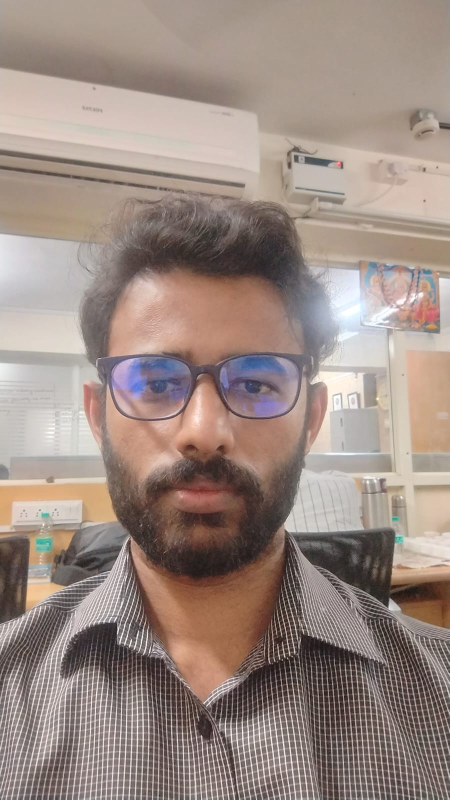
#> input picture inputs/create_embedding/kartik.jpeg, 899 x 1599 px (shown at 1/2 size)
$ python -i motion.py   (imports and definitions only)
#> lines starting #> are read from the running program, lines starting #| are printed output that depends on the picture
#> further down, picture is the input picture: shape (1599, 899, 3); mean B, G, R 131, 139, 155.9
"""Motion detection using background subtraction and frame differencing."""

from __future__ import annotations

from typing import List, Tuple
import cv2
import numpy as np


class MotionDetector:
    def __init__(self, history: int = 500, var_threshold: int = 25, min_area: int = 600):
        self.subtractor = cv2.createBackgroundSubtractorMOG2(
            history=history,
            varThreshold=var_threshold,
            detectShadows=False,
        )
        self.min_area = min_area
        self.prev_gray: np.ndarray | None = None

    def process(self, frame: np.ndarray) -> Tuple[bool, float, List[Tuple[int, int, int, int]]]:
        """Detect motion in frame. Returns (has_motion, motion_ratio, list of bounding boxes)."""
        if frame is None or frame.size == 0:
            return False, 0.0, []

        gray = cv2.cvtColor(frame, cv2.COLOR_BGR2GRAY)
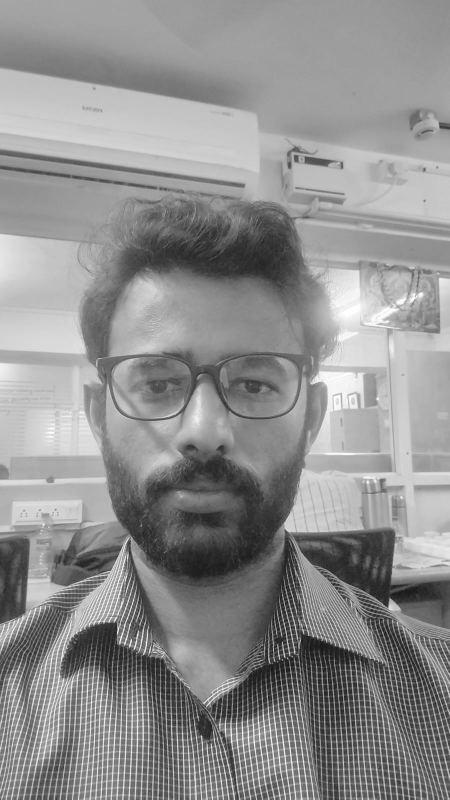
#> gray: shape (1599, 899) (shown at 1/2 size); min 3, max 255, mean 143.2
        gray = cv2.GaussianBlur(gray, (21, 21), 0)
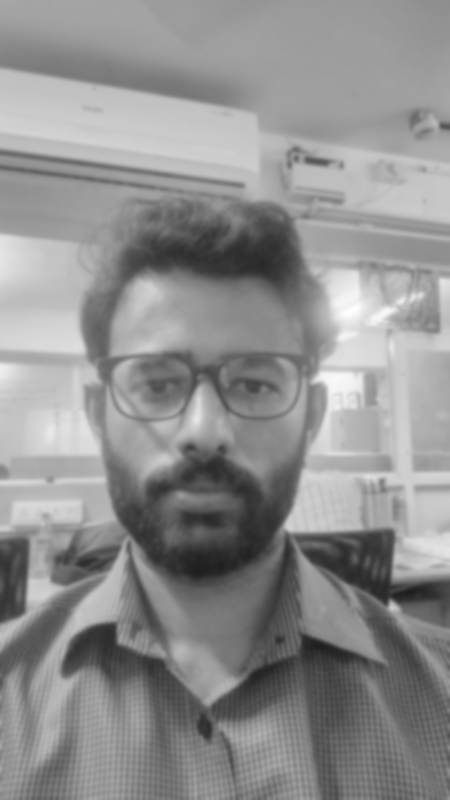
#> gray: shape (1599, 899) (shown at 1/2 size); min 30, max 254, mean 143.2

        fg_mask = self.subtractor.apply(gray)
#> fg_mask: shape (1599, 899); every value is 255
        # Morphological opening to remove noise
        kernel = cv2.getStructuringElement(cv2.MORPH_ELLIPSE, (5, 5))
        fg_mask = cv2.morphologyEx(fg_mask, cv2.MORPH_OPEN, kernel)
        fg_mask = cv2.dilate(fg_mask, kernel, iterations=2)

        contours, _ = cv2.findContours(fg_mask, cv2.RETR_EXTERNAL, cv2.CHAIN_APPROX_SIMPLE)
#> contours = [[[0, 0], [0, 1598], [898, 1598], [898, 0]]]
        motion_boxes = []
        total_motion_area = 0

        for c in contours:
            area = cv2.contourArea(c)
            if area > self.min_area:
                x, y, w, h = cv2.boundingRect(c)
                motion_boxes.append((int(x), int(y), int(w), int(h)))
                total_motion_area += area
#> this loop made 1 pass
#> (c, area, x, y, w, h, total_motion_area) on pass 1: ([[0, 0], [0, 1598], [898, 1598], [898, 0]], 1435004, 0, 0, 899, 1599, 1435004)
#> after the loop, motion_boxes = [(0, 0, 899, 1599)]; total_motion_area = 1435004

        frame_area = frame.shape[0] * frame.shape[1]
#> frame_area = 1437501
        motion_ratio = total_motion_area / max(frame_area, 1)
#> motion_ratio = 0.998
        has_motion = len(motion_boxes) > 0 and motion_ratio > 0.01
#> has_motion = True

        return has_motion, float(motion_ratio), motion_boxes

>>> import cv2
>>> picture = cv2.imread('../../../inputs/create_embedding/kartik.jpeg')
>>> result = MotionDetector().process(picture)
#> result = (True, 0.998, [(0, 0, 899, 1599)])

$ run again, on inputs/create_embedding/mangala_live.jpeg
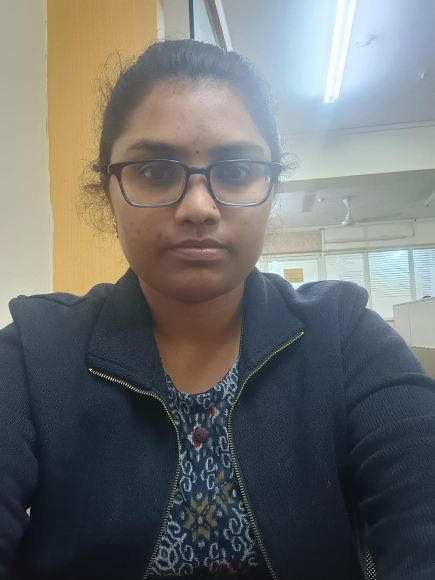
#> input picture inputs/create_embedding/mangala_live.jpeg, 870 x 1160 px (shown at 1/2 size)
#> picture is the input picture: shape (1160, 870, 3); mean B, G, R 108.9, 110.2, 108.1
#> in process, `gray = cv2.cvtColor(frame, cv2.COLOR_BGR2GRAY)`:
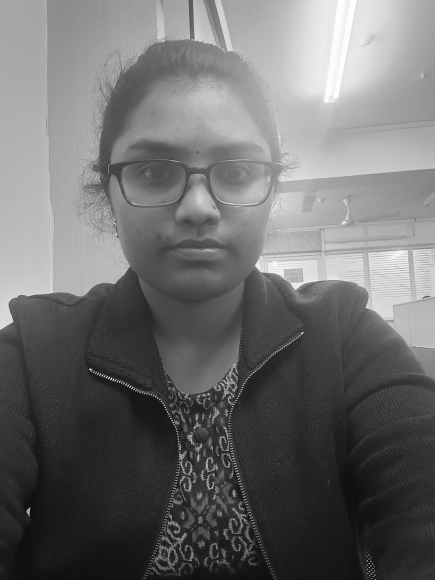
#> gray: shape (1160, 870) (shown at 1/2 size); min 0, max 254, mean 109.4
#> fg_mask: shape (1160, 870); every value is 255
#> contours = [[[0, 0], [0, 1159], [869, 1159], [869, 0]]]
#> the loop in process, `for c in contours:` made 1 pass
#> (c, area, x, y, w, h, total_motion_area) on pass 1: ([[0, 0], [0, 1159], [869, 1159], [869, 0]], 1007171, 0, 0, 870, 1160, 1007171)
#> after the loop in process, `for c in contours:`: motion_boxes = [(0, 0, 870, 1160)]; total_motion_area = 1007171
#> motion_ratio = 0.998
#> has_motion = True
#> result = (True, 0.998, [(0, 0, 870, 1160)])
